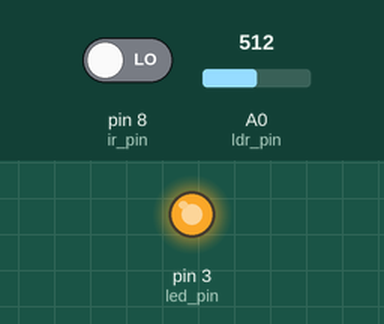
Bench run of a sketch on a simulated Arduino Uno, built with avr-gcc and run on an emulated ATmega328P. On the bench: output pins drawn as LEDs (lit = HIGH). The test bench sets the inputs (shaded band); at power-on: pin 8 (ir_pin) LOW, A0 (ldr_pin) = 512.

Above: at 1.2 s.
1.3 s: pin 8 (ir_pin) driven HIGH
At 2.5 s:
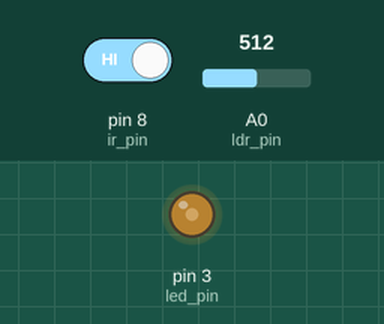
2.8 s: A0 (ldr_pin) set to 53
4.3 s: A0 (ldr_pin) set to 46
At 4.8 s:
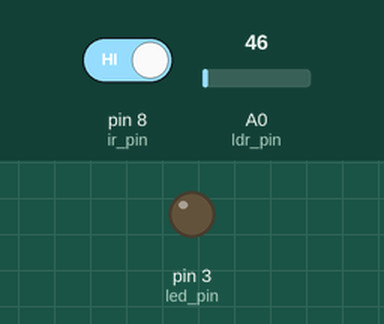
5.8 s: A0 (ldr_pin) set to 122
At 7.0 s:
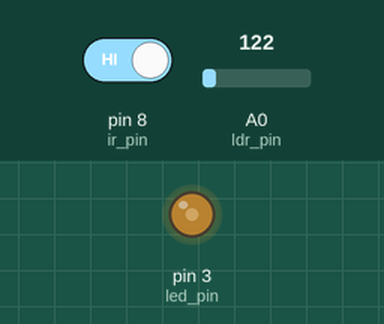
7.3 s: A0 (ldr_pin) set to 40
At 8.3 s:
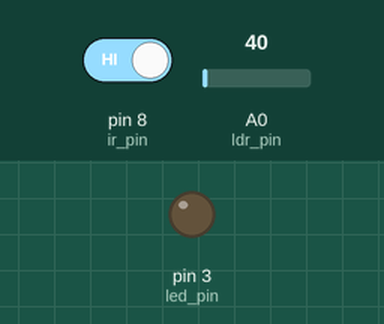
Timing chart, 0 to 9.8 s (numbered marks = the images above; inputs shaded):
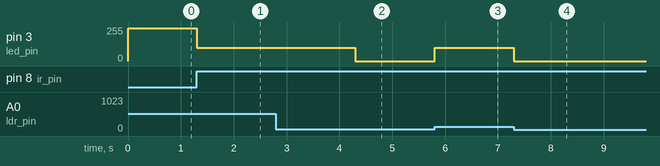

Measured:
- the behaviour switches between 50 and 49 on A0 (ldr_pin) (found by bisection; images 1 and 2)
- after the input at 1.3 s, pin 3 (led_pin): 244/255 → 100/255 at once
- after the input at 2.8 s, every drawn part: stays the same
- after the input at 4.3 s, pin 3 (led_pin): 100/255 → 0/255 at once
- after the input at 5.8 s, pin 3 (led_pin): 0/255 → 100/255 at once
- after the input at 7.3 s, pin 3 (led_pin): 100/255 → 0/255 at once

The sketch:

StreetLight.ino
```cpp
int ir_pin = 8;
// int ir_pin = 9;  // Uncomment and assign a different pin if needed
int ldr_pin = A0;
int led_pin = 3;
// int led_pin = 4;  // Uncomment and assign a different pin if needed

int ir_value;
int ldr_value;

void setup()
{
  pinMode(ir_pin, INPUT);
  pinMode(ldr_pin, INPUT);
  pinMode(led_pin, OUTPUT);
}

void loop()
{
  ir_value = digitalRead(ir_pin);
  ldr_value = analogRead(ldr_pin);

  if (ir_value == HIGH && ldr_value < 50)
  {
    digitalWrite(led_pin, LOW);
  }
  else if (ir_value == HIGH && ldr_value >= 50)
  {
    analogWrite(led_pin, 100);
  }
  else if (ir_value == LOW && ldr_value >= 50)
  {
    analogWrite(led_pin, 500);
  }
}
```
